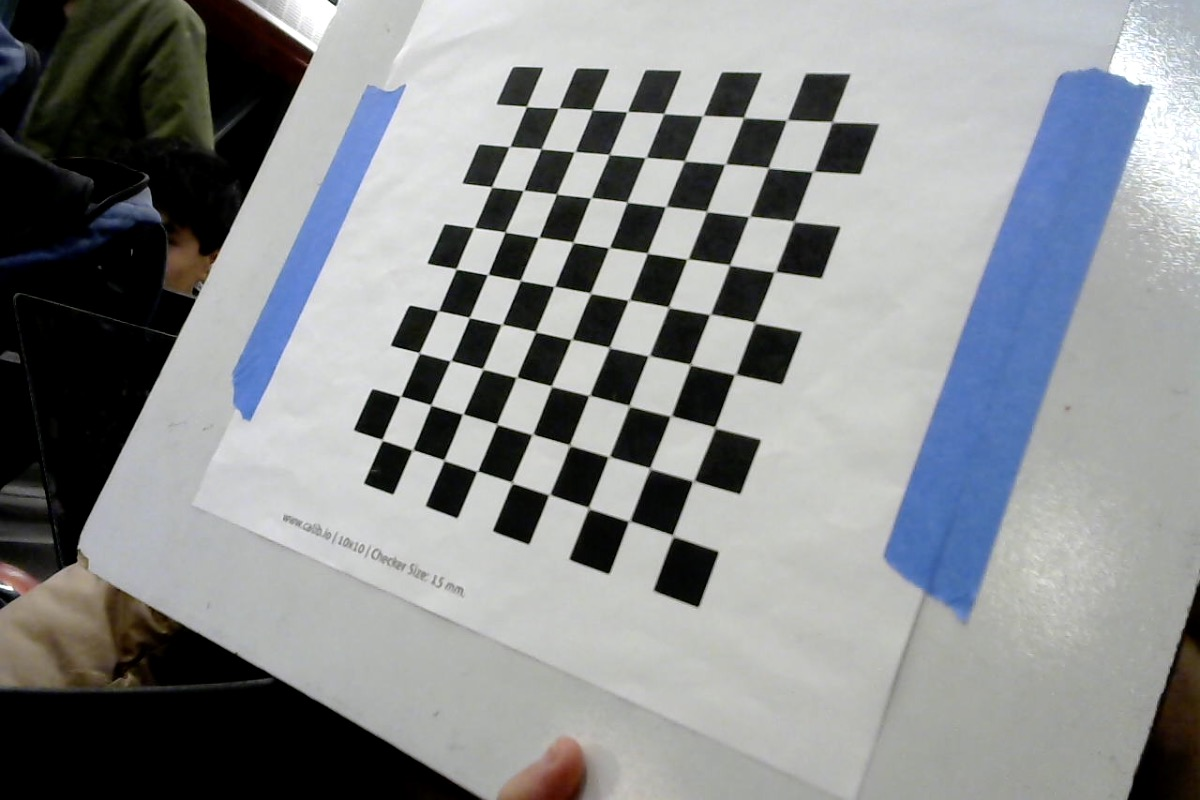
#> input picture src/main/python/cam1_photos/Photo on 1-8-24 at 6.18 PM #2.jpg, 1200 x 800 px, given in place of the camera
$ python test.py
#> lines starting #> are read from the running program, lines starting #| are printed output that depends on the picture; after the words box and inside, x2 and y2 are one past the last pixel; in counts of white or black regions, pixels touching at a corner belong together
### src/main/python/detector.py
import cv2
import math
import numpy as np
from target import Target
import skimage.color
import time

# define orange hsv values (opencv range is h:0-180, s:0-255, v:0-255)
# NOTE: BELOW VALS REPRESENT RED ACTUALLY BC I ONLY HAD A RED SPONGE TO USE
# LOWER_ORANGE_HSV = np.array([3, 80, 80])
# UPPER_ORANGE_HSV = np.array([6, 255, 255])

# orange hsv values
# LOWER_ORANGE_HSV = np.array([3, 80, 80])
# UPPER_ORANGE_HSV = np.array([6, 255, 255])

# minimum contour area to detect a note
MINIMUM_CONTOUR_AREA = 400
# threshold for a contour to be considered a disk
CONTOUR_DISK_THRESHOLD = 0.9

class Detector:

    def __init__(self):
        pass

    def detectOrange(self, grayscale_image, low_threshold, high_threshold):
        """NOTE: to threshold with monochrome image (single-channel, grayscale) to create a binary mask,
                can specify a SINGLE scalar value for lower/upper bounds
                returns: binary image (single-channel, 8-bit)"""
        #return cv2.inRange(grayscale_image, low_threshold, high_threshold)
        return np.where(grayscale_image > low_threshold, 255, 0).astype(np.uint8)

    def find_largest_orange_contour(self, orange_mask: np.ndarray) -> np.ndarray:
        """
        finds the largest contour in the mask
        input: thresholded image (np array)
        output: largest contour (np array)
        """

        # find contours in the mask:  (* ignore second return value *)
        # cv2.RETR_EXTERNAL retrieves external contours only (helps w focusing on outer ring)
        # cv2.CHAIN_APPROX_SIMPLE compresses horizontal, vertical, and diagonal segments and leaves only their end points
        # input has to be binary image (CV_8UC1)
        contours, _ = cv2.findContours(orange_mask, cv2.RETR_EXTERNAL, cv2.CHAIN_APPROX_SIMPLE)

        # [9 lines of commented-out code are left out]

        return max(contours, key=cv2.contourArea)

    # [30 lines left out: function contour_is_note, not called in this run]

    # [29 lines of commented-out code are left out]


### src/main/python/test.py
import cv2
from detector import Detector
import numpy as np
import os
import time

cap = cv2.VideoCapture(0)

LOW_THRESHOLD = 80
HIGH_THRESHOLD = 170

while(True):

    ret, frame = cap.read()
#> frame is the input picture: shape (800, 1200, 3); mean B, G, R 140.6, 138.8, 135.8

    d = Detector()

    # convert tuple from (height, width, # of channels) to just (height, width)
    frame_single_channel = frame[:,:,0]
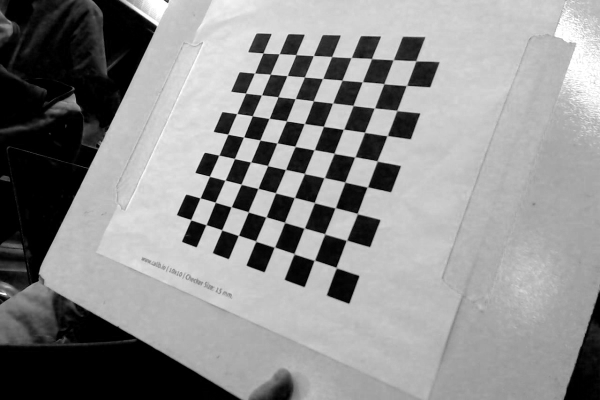
#> frame_single_channel: shape (800, 1200) (shown at 1/2 size); min 0, max 255, mean 140.6

    orange_mask = d.detectOrange(frame_single_channel, LOW_THRESHOLD, HIGH_THRESHOLD)
#> in detectOrange, `return np.where(grayscale_image > low_threshold, 255, 0).astype(np.uin..`:
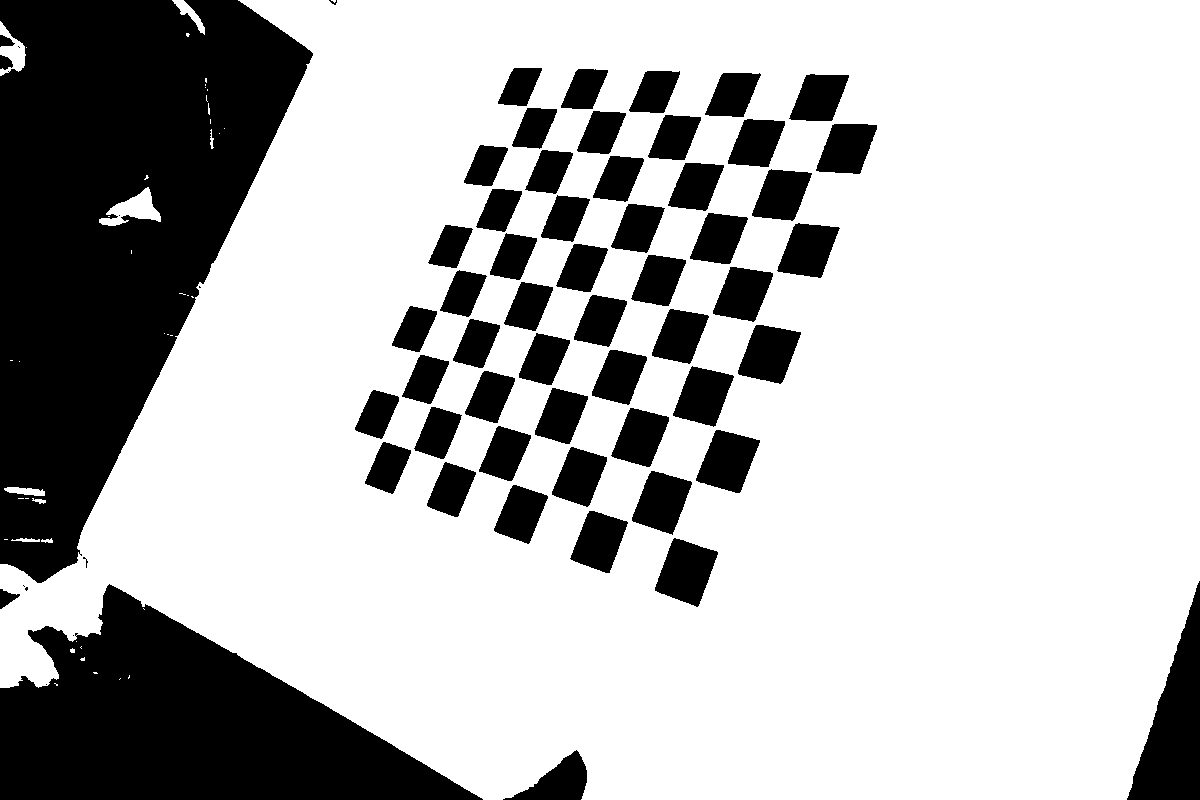
#> returned value: shape (800, 1200); 72.4% white; 66 black regions (9 under 20 px)
    largest_contour = d.find_largest_orange_contour(orange_mask)
#> in find_largest_orange_contour, `contours, _ = cv2.findContours(orange_mask, cv2.RETR_EXTERNAL, cv2.CHA..`: contours = 44 contours, 35 with area under 20; largest, box (x1, y1, x2, y2) and area: (0, 0, 1200, 800) 777510, (99, 187, 161, 226) 1004, (0, 21, 26, 76) 582, (172, 0, 205, 35) 283, (4, 487, 45, 496) 202
#> largest_contour = contour of 1282 points, box (x1, y1, x2, y2) (0, 0, 1200, 800), area 777510

#> (the run stopped early here; a loop or call above may not have finished)

$ run again, on src/main/python/cam1_photos/Photo on 1-8-24 at 6.18 PM #3.jpg
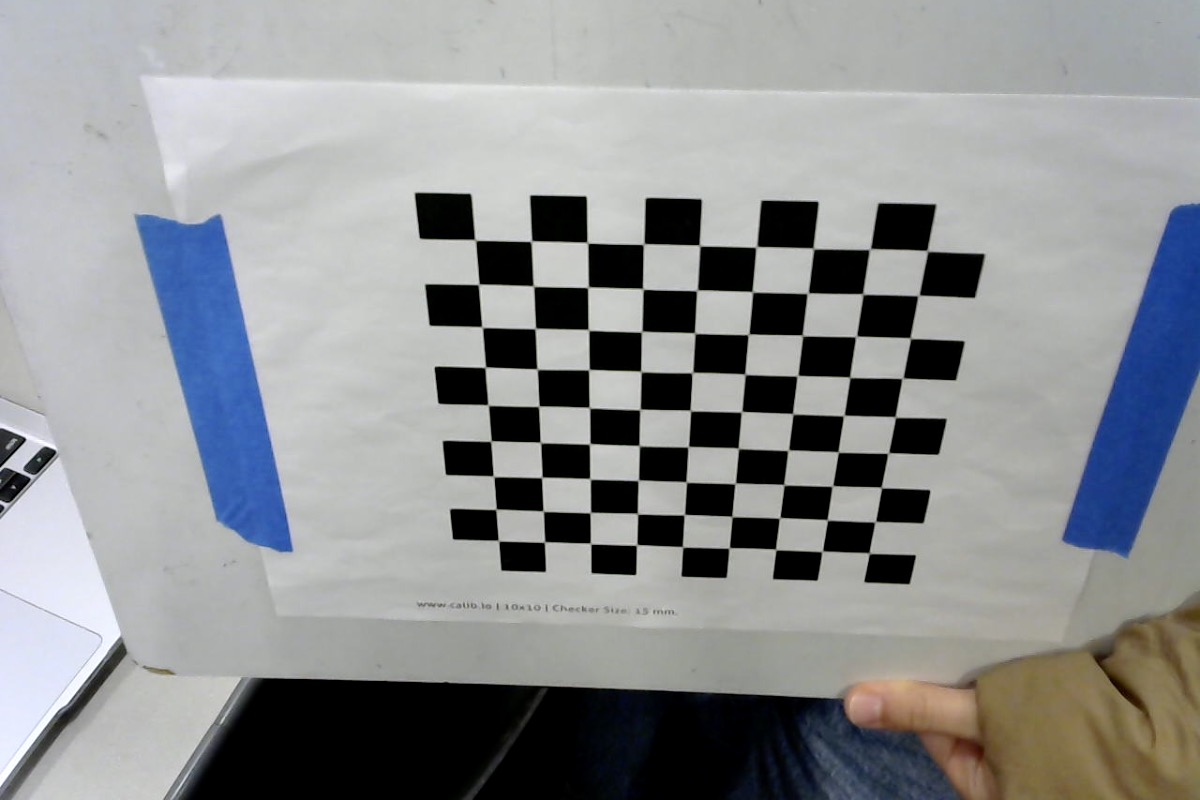
#> input picture src/main/python/cam1_photos/Photo on 1-8-24 at 6.18 PM #3.jpg, 1200 x 800 px, given in place of the camera
#> frame is the input picture: shape (800, 1200, 3); mean B, G, R 146, 144.1, 141.9
#> `frame_single_channel = frame[:,:,0]`:
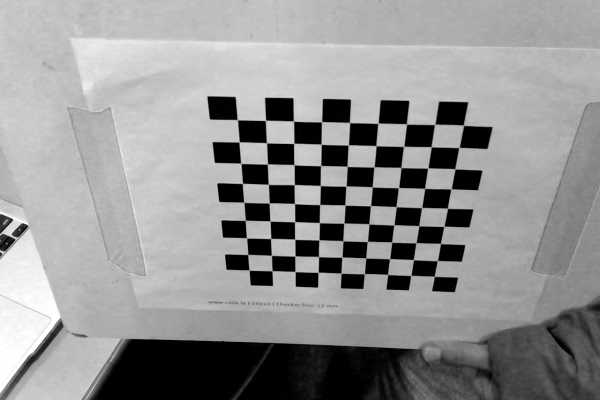
#> frame_single_channel: shape (800, 1200) (shown at 1/2 size); min 0, max 255, mean 146
#> in detectOrange, `return np.where(grayscale_image > low_threshold, 255, 0).astype(np.uin..`:
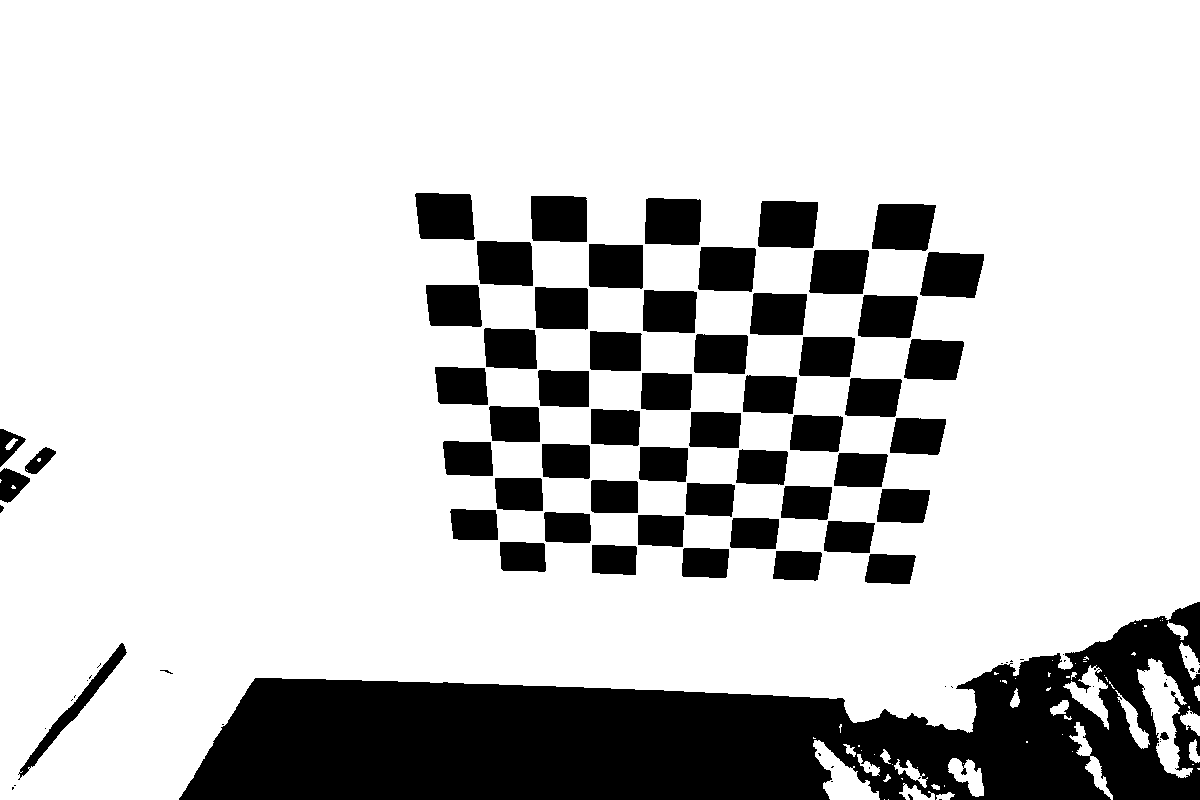
#> returned value: shape (800, 1200); 78.9% white; 93 black regions (36 under 20 px)
#> contours = 66 contours, 44 with area under 20; largest, box (x1, y1, x2, y2) and area: (0, 0, 1200, 800) 839617, (1137, 658, 1193, 778) 2608, (813, 740, 880, 800) 1632, (1063, 665, 1109, 730) 986, (948, 758, 984, 797) 722
#> largest_contour = contour of 514 points, box (x1, y1, x2, y2) (0, 0, 1200, 800), area 839617

$ run again, on src/main/python/cam1_photos/Photo on 1-8-24 at 6.18 PM #4.jpg
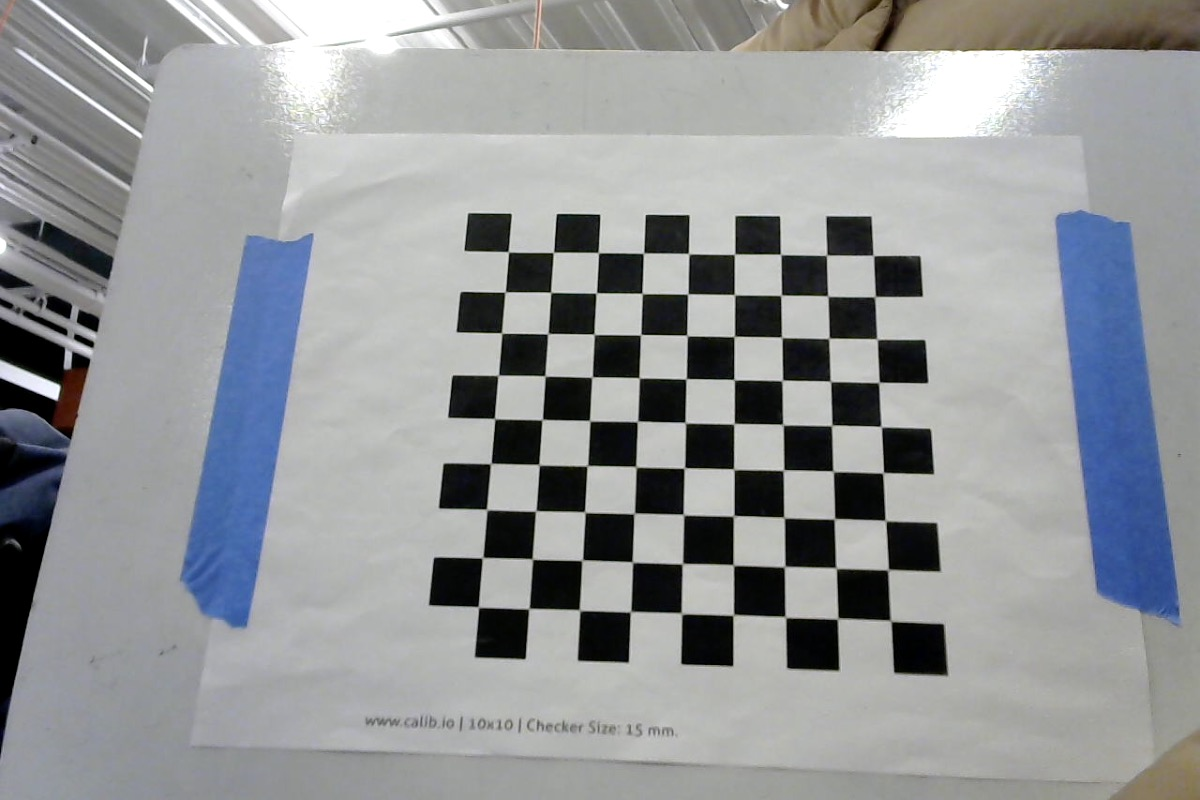
#> input picture src/main/python/cam1_photos/Photo on 1-8-24 at 6.18 PM #4.jpg, 1200 x 800 px, given in place of the camera
#> frame is the input picture: shape (800, 1200, 3); mean B, G, R 152.1, 149.9, 147.1
#> `frame_single_channel = frame[:,:,0]`:
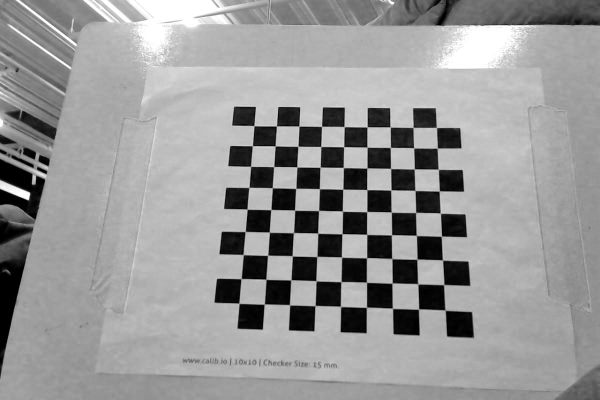
#> frame_single_channel: shape (800, 1200) (shown at 1/2 size); min 0, max 255, mean 152.1
#> in detectOrange, `return np.where(grayscale_image > low_threshold, 255, 0).astype(np.uin..`:
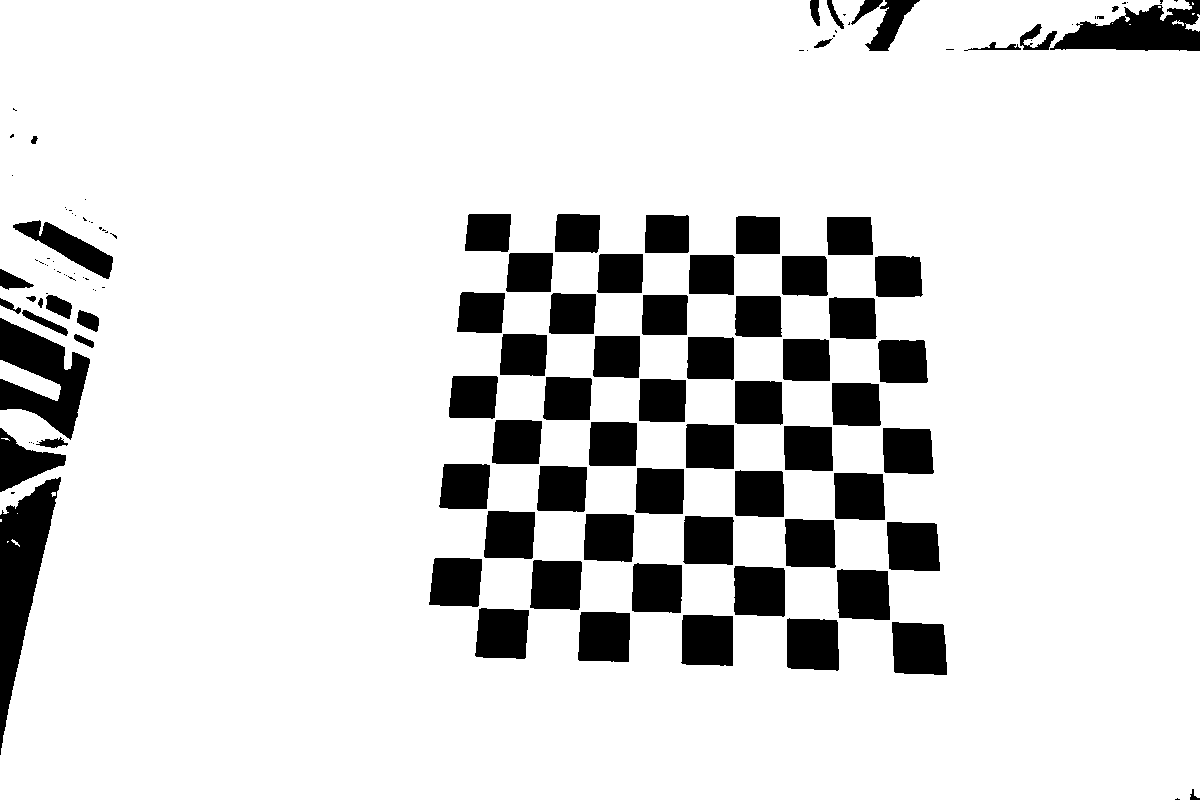
#> returned value: shape (800, 1200); 86.5% white; 129 black regions (55 under 20 px)
#> contours = 15 contours, 12 with area under 20; largest, box (x1, y1, x2, y2) and area: (0, 0, 1200, 800) 934534, (0, 360, 61, 401) 1028, (1185, 14, 1200, 32) 84
#> largest_contour = contour of 915 points, box (x1, y1, x2, y2) (0, 0, 1200, 800), area 934534
